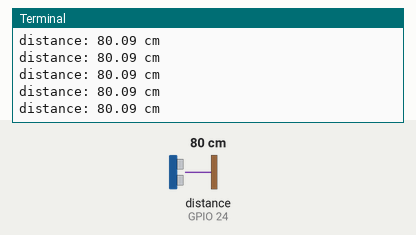
This program was run on a simulated Raspberry Pi (BCM pin numbers). Shown: the last lines printed to the terminal. Inputs (shaded band) come from the test bench; at power-on: distance to the obstacle (sensor on GPIO 24) 80 cm. The echo pulse lasts 58.3 µs per cm; the clock reads 2024-03-15 10:24:30 at power-on unless the program sets it; databases and web services accept everything at once and return nothing.

Above: at 1.2 s.
1.3 s: distance to the obstacle (sensor on GPIO 24) set to 2 cm
At 1.59 s:
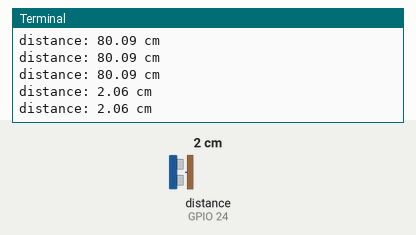
2.8 s: distance to the obstacle (sensor on GPIO 24) set to 4 cm
At 2.8 s:
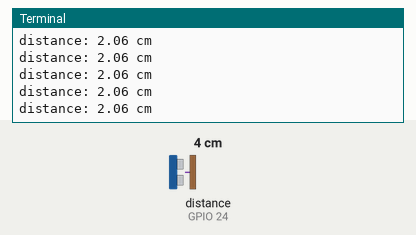
Timing chart, 0 to 5.8 s (numbered marks = the images above; inputs shaded):
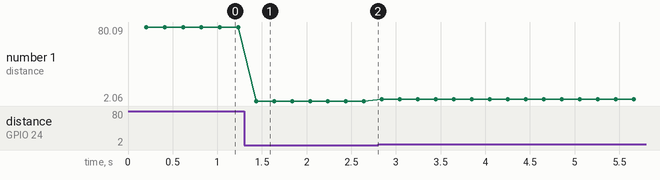

The program:

hcsr04whatsappalert.py
```python
#https://www.youtube.com/watch?v=Svl_W81wUYU&t=503

#Libraries
import RPi.GPIO as GPIO
import time
from time import sleep
from datetime import datetime

from twilio.rest import Client

#set up components/system variables
GPIO.setwarnings(False)
GPIO.setmode(GPIO.BCM) #using broadcom pin system GPIO
TRIG=23
ECHO=24

#twilio requires these authentications
account_sid="ACb5e704a14bc58c410e50bd6cb9fb2039"
authToken="b9879fa4a61b14e56203b98a868829e1"
client=Client(account_sid,authToken)


#Program Logic
alert_status=False
while True:


    GPIO.setup(TRIG,GPIO.OUT)
    GPIO.setup(ECHO,GPIO.IN)
    GPIO.output(TRIG,False)

    sleep(0.2)
    GPIO.output(TRIG,True)
    sleep(0.00001)
    GPIO.output(TRIG,False)

    while GPIO.input(ECHO)==0:
        pulse_start=time.time()
    #When the trigger pin sends out a pulse, the echo pin becomes high
    #this will give us the pulse start time, the time when the echo pin was last low
    #then, the Echo pin remains high until the pulse echo is received back
    #by the receiver.  At this point, the echo pin will drop to low - pulse_end time
    while GPIO.input(ECHO)==1:
        pulse_end=time.time()

    pulse_duration=pulse_end-pulse_start
    #distance=speed of sound * time taken
    distance=pulse_duration*34300

    distance = distance / 2

    distance=round(distance,2)
    print("distance:",distance,"cm")
    if distance <= 10:   #BIN ALMOST FULL
        print("distance:",distance,"cm")
        if alert_status==False:
            alert_status=True
            #SEND ALERT TO MANAGER
            subject="Smart Bin No 12345"
            sent_date=datetime.now()

            """
            body="Alert sent on : " + str(sent_date.year) +"-"+ str(sent_date.month)+"-"+str(sent_date.day) + "\n"
            body += "Time : " + str(sent_date.hour) + ":" + str(sent_date.minute) + ":" + str(sent_date.second) + "\n"
            body += "Bin is full.  Please clear it.  Thanks"

            """

            format = "%d-%b-%Y %H:%M:%S"
            body="Alert sent on : " + sent_date.strftime(format) +"\n"
            body += "Bin is full.  Please clear it.  Thanks"

            recipient ="iamssgoh@gmail.com"

            recipient="whatsapp:+6591080064"
            sender="whatsapp:+14155238886"
            message=client.messages.create(to=recipient,
                               from_= sender,
                               body=body)


    else:
        alert_status=False
```

Measured:
- after the input at 1.3 s, the terminal: prints a new line after 0.13 s (image 1)
- plotted number 1: 80.09 → 2.06 after the input at 1.3 s, 2.06 → 4.1 after the input at 2.8 s
